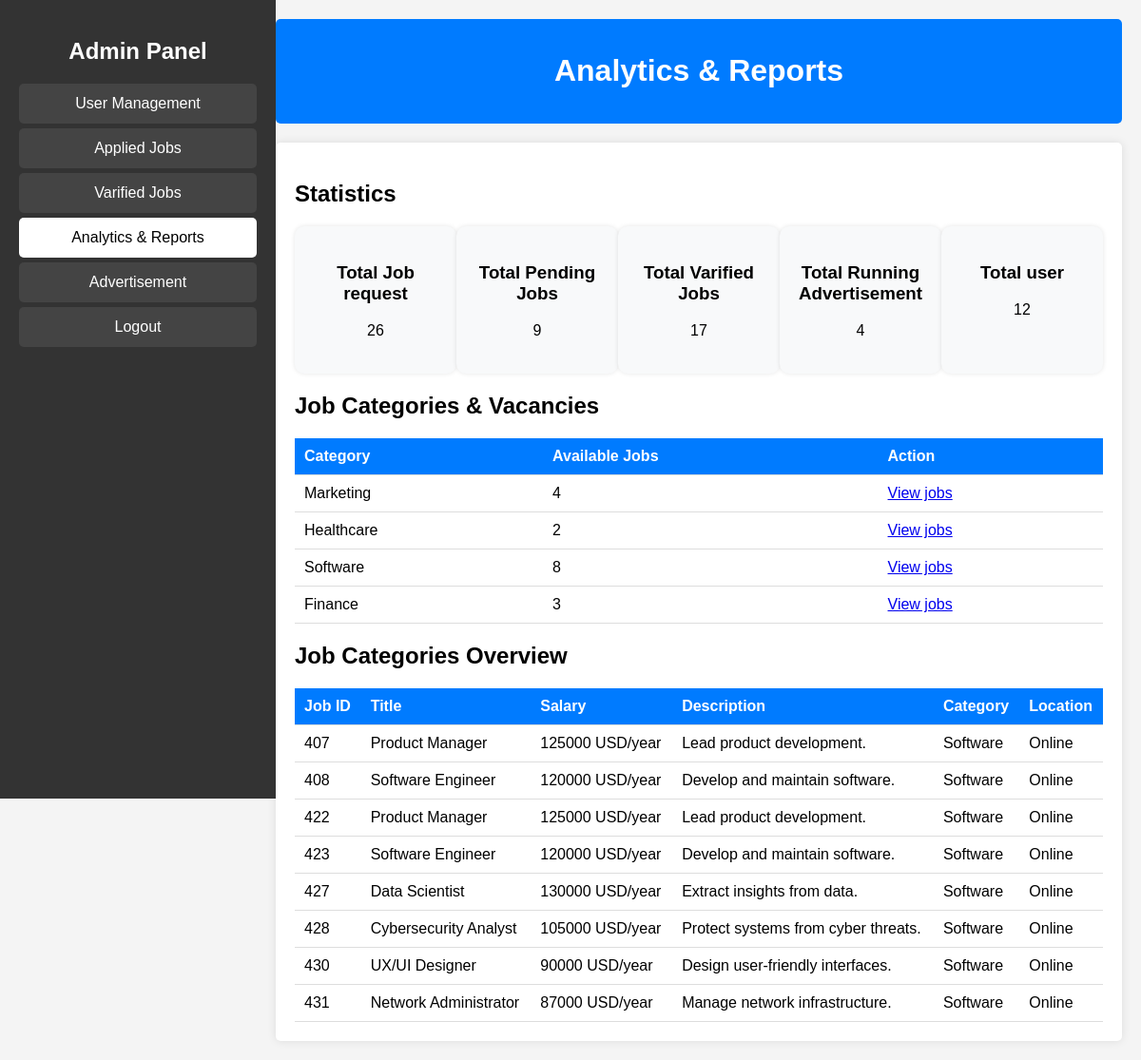
The app's page /Admin/analytics.php?cat=software with its own data.
### tables this page shows
CREATE TABLE `Jobs` (
  `job_id` int(11) NOT NULL AUTO_INCREMENT,
  `title` varchar(255) DEFAULT NULL,
  `salary` varchar(50) DEFAULT NULL,
  `description` text DEFAULT NULL,
  `category` enum('Software','Marketing','Finance','Healthcare') DEFAULT NULL,
  `job_type` enum('Full-time','Part-time') DEFAULT NULL,
  `location` enum('Online','In-office') DEFAULT NULL,
  `Company` varchar(50) NOT NULL,
  `status` enum('pending','varified','rejected') DEFAULT 'pending',
  PRIMARY KEY (`job_id`)
);

### Admin/analytics.php (the view, shortened to what this page needs)
<!DOCTYPE html>
<html lang="en">
<head>
    <link rel="stylesheet" href="../Admin/analytics.css">
</head>
<body>
    <div class="sidebar">
        <h2>Admin Panel</h2>
        <ul>
            <li><a href="../Admin/user.php">User Management</a></li>
            <li><a href="../Admin/jobs.php">Applied Jobs</a></li>
            <li><a href="../Admin/varified_jobs.php">Varified Jobs</a></li>
            <li style="background-color: white;"><a style="color: black;" href="../Admin/analytics.php">Analytics & Reports</a></li>
            <li><a href="../Admin/ads.php">Advertisement</a></li>
            <li><a href="../index.php">Logout</a></li>
        </ul>
    </div>
    <?php
                    include "../Server/get_data.php";
                    $total = $conn->query("SELECT COUNT(*) as t FROM jobs ");
                    $total_job = $total->fetch_assoc()['t'];
                    $total_jobs = $conn->query("SELECT COUNT(*) as total FROM jobs WHERE status='pending'");
                    $total_jobs_count = $total_jobs->fetch_assoc()['total'];
                    $varified_jobs = $conn->query("SELECT COUNT(*) as varified FROM jobs WHERE status='varified'");
                    $varified_jobs_count = $varified_jobs->fetch_assoc()['varified'];
                    $marketing= $conn->query('SELECT COUNT(*)FROM jobs WHERE category="Marketing" and status="varified" ');
                    $marketing_count = $marketing->fetch_assoc()['COUNT(*)'];
                    $healthcare= $conn->query('SELECT COUNT(*)FROM jobs WHERE category="Healthcare"  and status="varified" ');
                    $healthcare_count = $healthcare->fetch_assoc()['COUNT(*)'];
                    $software= $conn->query('SELECT COUNT(*)FROM jobs WHERE category="Software"  and status="varified" ');
                    $software_count = $software->fetch_assoc()['COUNT(*)'];
                    $finance= $conn->query('SELECT COUNT(*)FROM jobs WHERE category="Finance"  and status="varified" ');
                    $finance_count = $finance->fetch_assoc()['COUNT(*)'];
                    $ad=$conn->query('SELECT COUNT(*)FROM advertisements ');
                    $ad_count = $ad->fetch_assoc()['COUNT(*)'];
                    $user=$conn->query('SELECT COUNT(*)FROM users ');
                    $user_count = $user->fetch_assoc()['COUNT(*)'];
                    ?>
    <div class="main-content">
        <div class="header">
            <h1>Analytics & Reports</h1>
        </div>
        <div class="content">
            <h2>Statistics</h2>
            <div class="stats-container">
            <div class="stat-box">
                    <h3>Total Job request</h3>
                    <p id="job-request"><?php echo $total_job; ?></p>
                </div>
                <div class="stat-box">
                    <h3>Total Pending Jobs</h3>
                    <p id="total-applied-jobs"><?php echo $total_jobs_count; ?></p>
                </div>
                <div class="stat-box">
                    <h3>Total Varified Jobs</h3>
                    <p id="job-requests"><?php echo $varified_jobs_count; ?></p>
                </div>
                <div class="stat-box">
                    <h3>Total Running Advertisement</h3>
                    <p id="job-requests"><?php echo $ad_count; ?></p>
                </div>
                <div class="stat-box">
                    <h3>Total user</h3>
                    <p id="job-requests"><?php echo $user_count; ?></p>
                </div>
            </div>
            <h2>Job Categories & Vacancies</h2>
            <table>
                <thead>
                    <tr>
                        <th>Category</th>
                        <th>Available Jobs</th>
                        <th>Action</th>
                    </tr>
                </thead>
                <tbody id="category-table">
                    <tr>
                        <td >Marketing</td>
                    <td ><?php echo $marketing_count; ?></td>
                 <td>   <a href="analytics.php?cat=marketing" class="button">View jobs </a></td>
                    </tr>
                    <tr>
                        <td >Healthcare</td>
                    <td ><?php echo $healthcare_count; ?></td>
                    <td>   <a href="analytics.php?cat=healthcare" class="button">View jobs </a></td>
                </tr>
                <tr>
                        <td >Software</td>
                    <td ><?php echo $software_count; ?></td>
                    <td>   <a href="analytics.php?cat=software" class="button">View jobs </a></td>
                </tr>
                <tr>
                        <td >Finance</td>
                    <td ><?php echo $finance_count; ?></td>
                    <td>   <a href="analytics.php?cat=finance" class="button">View jobs </a></td>
                </tr>
                </tbody>
            </table>
            <h2>Job Categories Overview</h2>
            <table>
                <thead>
                    <tr>
                        <th>Job ID</th>
                        <th>Title</th>
                        <th>Salary</th>
                        <th>Description</th>
                        <th>Category</th>
                        <th>Location</th>
                    </tr>
                </thead>
                <tbody>
                    <?php
                    include "../Server/get_data.php";
                    $cat = '';
             if(isset($_GET["cat"]))
                    $cat= $_GET['cat'];
                   $sql6='SELECT * FROM jobs WHERE category="'.$cat.'" and status="varified"';
                    $cat_jobs = $conn->query($sql6);
                    while ($row = $cat_jobs->fetch_assoc()) {
                        echo "<tr>
                            <td>" . $row['job_id'] . "</td>
                            <td>" . $row['title'] . "</td>
                            <td>" . $row['salary'] . "</td>
                            <td>" . $row['description'] . "</td>
                            <td>" . $row['category'] . "</td>
                            <td>" . $row['location'] . "</td>
                    </tr>";
                    }
                    ?>
                </tbody>
            </table>
        </div>
    </div>
</body>
</html>

### Admin/analytics.css (style rules this page uses)
body { font-family: Arial, sans-serif; margin: 0; padding: 0; display: flex; background-color: #f4f4f4; }
.sidebar { width: 250px; background: #333; color: white; height: 100vh; padding: 20px; position: fixed; }
.sidebar h2 { text-align: center; }
.sidebar ul { list-style: none; padding: 0; }
.sidebar ul li { padding: 12px; margin: 5px 0; background: #444; text-align: center; border-radius: 5px; }
.sidebar ul li a { text-decoration: none; color: white; display: block; }
.main-content { margin-left: 270px; padding: 20px; flex-grow: 1; }
.header { background: #007bff; color: white; padding: 15px; text-align: center; border-radius: 5px; }
.content { margin-top: 20px; padding: 20px; background: white; border-radius: 5px; box-shadow: 0px 0px 10px rgba(0, 0, 0, 0.1); }
.stats-container { display: flex; justify-content: space-around; margin-bottom: 20px; }
.stat-box { width: 45%; background: #f8f9fa; padding: 20px; text-align: center; border-radius: 10px; box-shadow: 0px 0px 5px rgba(0, 0, 0, 0.1); }
table { width: 100%; border-collapse: collapse; margin-top: 20px; }
th, td { padding: 10px; text-align: left; border-bottom: 1px solid #ddd; }
th { background: #007bff; color: white; }

### records on screen
jobs: job_id "407", title "Product Manager", salary "125000 USD/year", description "Lead product development.", category "Software", location "Online"
jobs: job_id "408", title "Software Engineer", salary "120000 USD/year", description "Develop and maintain software.", category "Software", location "Online"
jobs: job_id "422", title "Product Manager", salary "125000 USD/year", description "Lead product development.", category "Software", location "Online"
jobs: job_id "423", title "Software Engineer", salary "120000 USD/year", description "Develop and maintain software.", category "Software", location "Online"
jobs: job_id "427", title "Data Scientist", salary "130000 USD/year", description "Extract insights from data.", category "Software", location "Online"
jobs: job_id "428", title "Cybersecurity Analyst", salary "105000 USD/year", description "Protect systems from cyber threats.", category "Software", location "Online"
jobs: job_id "430", title "UX/UI Designer", salary "90000 USD/year", description "Design user-friendly interfaces.", category "Software", location "Online"
jobs: job_id "431", title "Network Administrator", salary "87000 USD/year", description "Manage network infrastructure.", category "Software", location "Online"

### other values on screen
$total_job "26"
$total_jobs_count "9"
$varified_jobs_count "17"
$ad_count "4"
$user_count "12"
$marketing_count "4"
$healthcare_count "2"
$software_count "8"
$finance_count "3"
